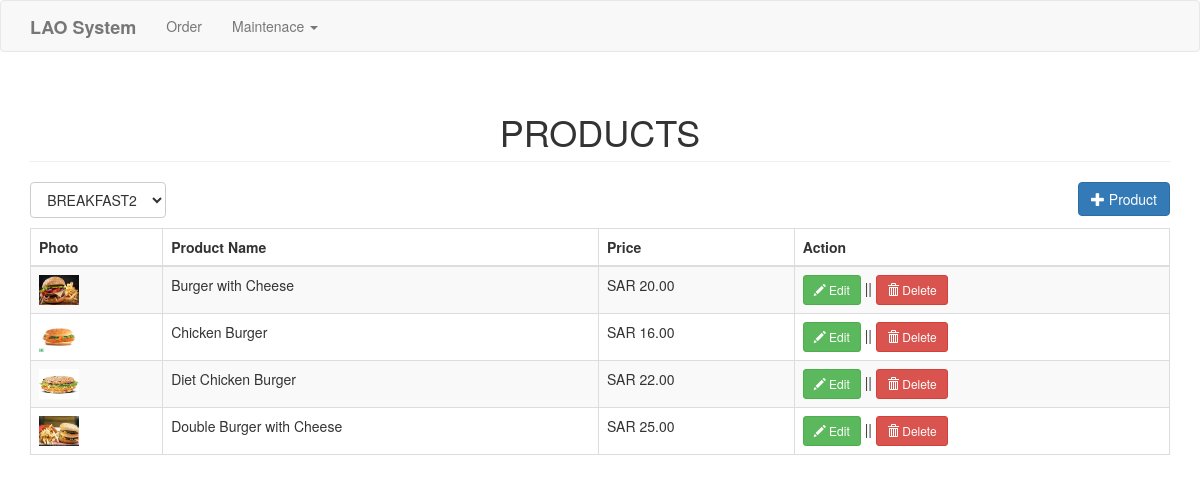
The app's page /ordersimple/product.php?category=4 (signed in) with its own data.
### tables this page shows
CREATE TABLE `product` (
  `productid` int(11) NOT NULL,
  `categoryid` int(1) NOT NULL,
  `productname` varchar(30) NOT NULL,
  `price` double NOT NULL,
  `photo` varchar(150) NOT NULL,
  `rest_id` int(11) DEFAULT NULL
);

### ordersimple/product.php (the view, shortened to what this page needs)
<?php
include('header.php');
?>
<body>
<?php include('navbar.php'); ?>
<div class="container">
	<h1 class="page-header text-center">PRODUCTS </h1>
	<div class="row">
		<div class="col-md-12">
			<select id="catList" class="btn btn-default">
			<?php
				$sql="select * from category";
				$catquery=$conn->query($sql);
				while($catrow=$catquery->fetch_array()){
					$catid = isset($_GET['category']) ? $_GET['category'] : 0;
					$selected = ($catid == $catrow['categoryid']) ? " selected" : "";
					echo "<option$selected value=".$catrow['categoryid'].">".$catrow['catname']."</option>";
				}
			?>
			</select>
			<a href="#addproduct" data-toggle="modal" class="pull-right btn btn-primary"><span class="glyphicon glyphicon-plus"></span> Product</a>
		</div>
	</div>
	<div style="margin-top:10px;">
		<table class="table table-striped table-bordered">
			<thead>
				<th>Photo</th>
				<th>Product Name</th>
				<th>Price</th>
				<th>Action</th>
			</thead>
			<tbody>
				<?php
					$where = " WHERE product.rest_id = ".$_SESSION["userId"];
					if(isset($_GET['category']))
					{
						$catid=$_GET['category'];
						$where = " WHERE product.categoryid = $catid AND product.rest_id = ".$_SESSION["userId"];
					}
					$sql="select * from product left join category on category.categoryid=product.categoryid $where order by product.categoryid asc, productname asc";
					$query=$conn->query($sql);
					while($row=$query->fetch_array()){
						?>
						<tr>
							<td><a href="<?php if(empty($row['photo'])){echo "upload/noimage.jpg";} else{echo $row['photo'];} ?>"><img src="<?php if(empty($row['photo'])){echo "upload/noimage.jpg";} else{echo $row['photo'];} ?>" height="30px" width="40px"></a></td>
							<td><?php echo $row['productname']; ?></td>
							<td>SAR <?php echo number_format($row['price'], 2); ?></td>
							<td>
								<a href="#editproduct<?php echo $row['productid']; ?>" data-toggle="modal" class="btn btn-success btn-sm"><span class="glyphicon glyphicon-pencil"></span> Edit</a> || <a href="#deleteproduct<?php echo $row['productid']; ?>" data-toggle="modal" class="btn btn-danger btn-sm"><span class="glyphicon glyphicon-trash"></span> Delete</a>
							</td>
						</tr>
						<?php
					}
				?>
			</tbody>
		</table>
	</div>
</div>
</body>
</html>

### records on screen
product: photo (picture), productname "Burger with Cheese", price "20.00"
product: photo (picture), productname "Chicken Burger", price "16.00"
product: photo (picture), productname "Diet Chicken Burger", price "22.00"
product: photo (picture), productname "Double Burger with Cheese", price "25.00"

### other values on screen
form field value "BREAKFAST2"
